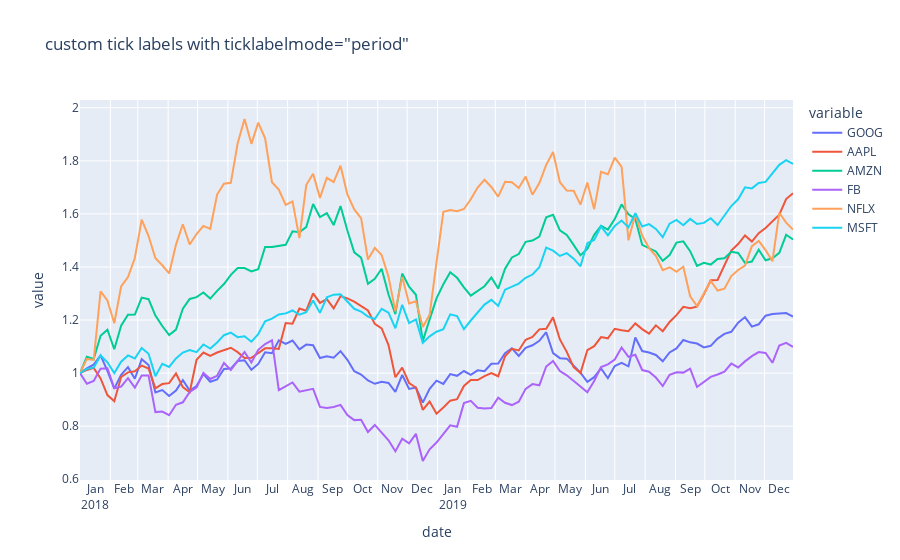

Notebook source saved alongside this figure:
### Code cell
df = px.data.stocks()
fig = px.line(df, x="date", y=df.columns,
              hover_data={"date": "|%B %d, %Y"},
              title='custom tick labels with ticklabelmode="period"')
fig.update_xaxes(
    dtick="M1",
    tickformat="%b\n%Y",
    ticklabelmode="period")
fig.show()
